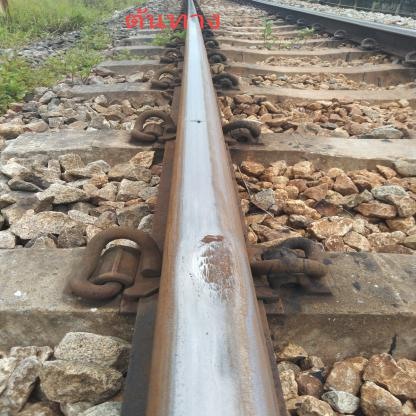
#> input picture datasetAnton/01_WheelBurn_Test_jpg.rf.44f39db113a48fecc4091571b17a198d.jpg, 416 x 416 px
$ python main16.py
#> lines starting #> are read from the running program, lines starting #| are printed output that depends on the picture; after the words box and inside, x2 and y2 are one past the last pixel; in counts of white or black regions, pixels touching at a corner belong together
import cv2
import numpy as np
import time
import matplotlib.pyplot as plt
start_time = time.time()
image = cv2.imread('datasetAnton/01_WheelBurn_Test_jpg.rf.44f39db113a48fecc4091571b17a198d.jpg')
#> image is the input picture: shape (416, 416, 3); mean B, G, R 121.1, 135.9, 147.3

hsv = cv2.cvtColor(image, cv2.COLOR_BGR2GRAY)
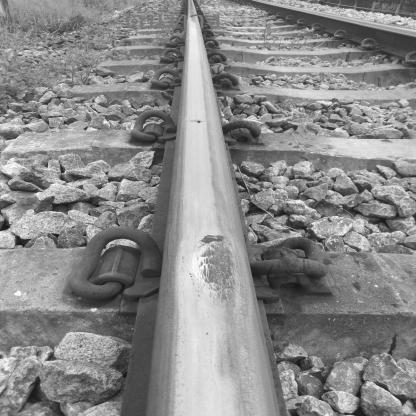
#> hsv: shape (416, 416); min 12, max 255, mean 137.6

start_point1 = (187, 0)
end_point1 = (145, 416)

start_point2 = (193, 0)
end_point2 = (288, 416)

mask = np.zeros_like(hsv)
cv2.fillPoly(mask, [np.array([start_point1, end_point1, end_point2, start_point2], dtype=np.int32)], 255)
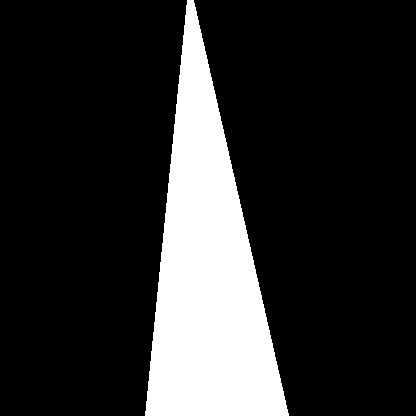
#> mask: shape (416, 416); 18.1% white; 1 white region, box (x1, y1, x2, y2) and area: (145, 0, 289, 416) 31408

defected_area = cv2.bitwise_and(hsv, mask)
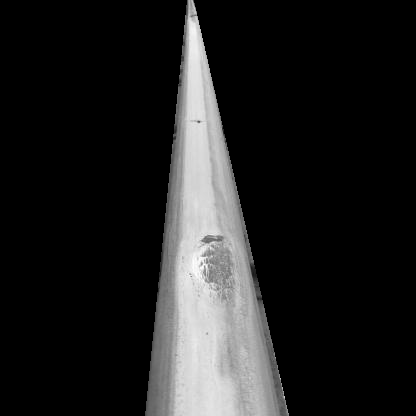
#> defected_area: shape (416, 416); min 0, max 254, mean 31.7


lower_threshold = 0  # Lower threshold for dark pixels
upper_threshold = 150  # Upper threshold for dark pixels

dark_mask = cv2.inRange(defected_area, lower_threshold, upper_threshold)
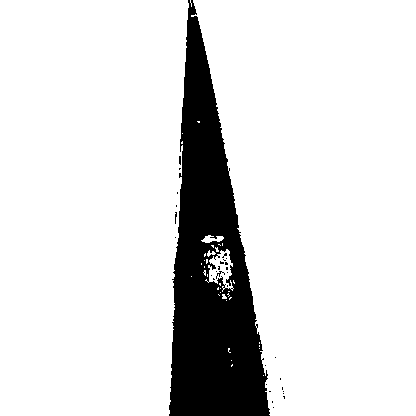
#> dark_mask: shape (416, 416); 86.9% white; 31 black regions (29 under 20 px), largest, box (x1, y1, x2, y2) and area: (169, 0, 270, 416) 22505, (216, 271, 225, 279) 20
detected = cv2.bitwise_and(image, image, mask=mask)
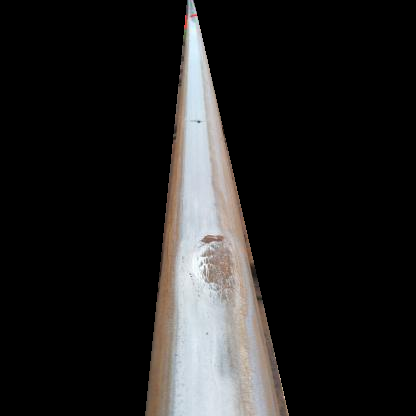
#> detected: shape (416, 416, 3); mean B, G, R 31, 31.5, 32.4
cv2.imshow('defected area', dark_mask)
cv2.waitKey(0)
cv2.destroyAllWindows()
#
kernel = cv2.getStructuringElement(cv2.MORPH_RECT, (3,3))
opening = cv2.morphologyEx(dark_mask, cv2.MORPH_OPEN, kernel, iterations=1)
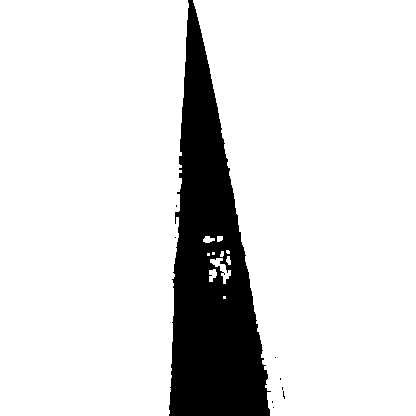
#> opening: shape (416, 416); 86.6% white; 9 black regions (8 under 20 px), largest, box (x1, y1, x2, y2) and area: (169, 0, 271, 416) 23125
# [20 lines of commented-out code are left out]

$ run again, with datasetAnton/001_Spalling_Train_jpg.rf.b5b6e435e05bc718c6e0303725a74101.jpg copied over datasetAnton/01_WheelBurn_Test_jpg.rf.44f39db113a48fecc4091571b17a198d.jpg
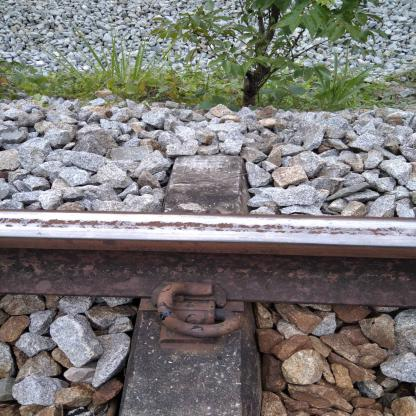
#> input picture datasetAnton/001_Spalling_Train_jpg.rf.b5b6e435e05bc718c6e0303725a74101.jpg, 416 x 416 px
#> image is the input picture: shape (416, 416, 3); mean B, G, R 118.9, 120.6, 123.3
#> mask: shape (416, 416); 18.1% white; 1 white region, box (x1, y1, x2, y2) and area: (145, 0, 289, 416) 31408
#> `dark_mask = cv2.inRange(defected_area, lower_threshold, upper_threshold)`:
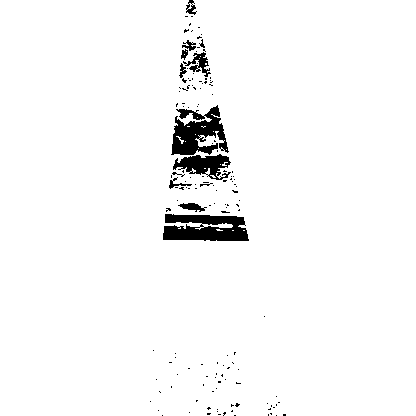
#> dark_mask: shape (416, 416); 96.8% white; 146 black regions (134 under 20 px), largest, box (x1, y1, x2, y2) and area: (163, 214, 249, 241) 1779, (171, 105, 229, 155) 1666, (173, 154, 231, 180) 831
#> `opening = cv2.morphologyEx(dark_mask, cv2.MORPH_OPEN, kernel, iteratio..`:
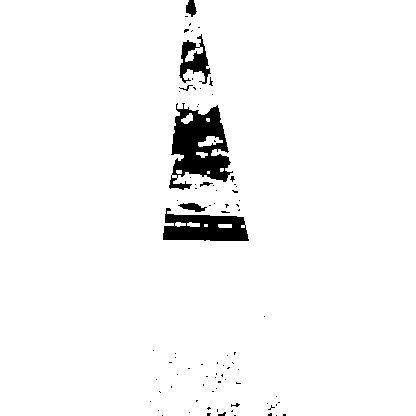
#> opening: shape (416, 416); 96.4% white; 86 black regions (79 under 20 px), largest, box (x1, y1, x2, y2) and area: (169, 103, 233, 190) 3069, (163, 208, 249, 241) 1874, (179, 34, 211, 84) 701

$ run again, with datasetAnton/001_WheelBurn_Train_jpg.rf.86ea8b752d223b3a7ef8a23587dfe30b.jpg copied over datasetAnton/01_WheelBurn_Test_jpg.rf.44f39db113a48fecc4091571b17a198d.jpg
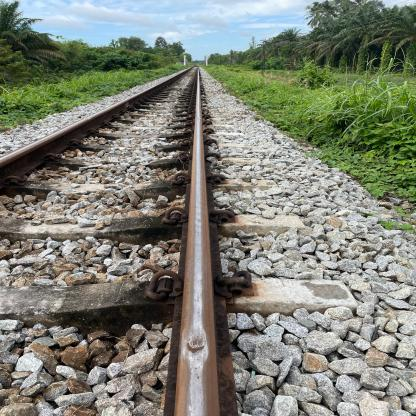
#> input picture datasetAnton/001_WheelBurn_Train_jpg.rf.86ea8b752d223b3a7ef8a23587dfe30b.jpg, 416 x 416 px
#> image is the input picture: shape (416, 416, 3); mean B, G, R 116.2, 128.9, 125.5
#> mask: shape (416, 416); 18.1% white; 1 white region, box (x1, y1, x2, y2) and area: (145, 0, 289, 416) 31408
#> `dark_mask = cv2.inRange(defected_area, lower_threshold, upper_threshold)`:
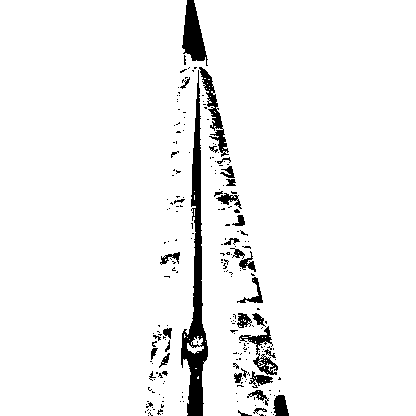
#> dark_mask: shape (416, 416); 95.2% white; 223 black regions (188 under 20 px), largest, box (x1, y1, x2, y2) and area: (181, 70, 208, 416) 3184, (182, 0, 208, 66) 945, (199, 67, 229, 157) 691
#> `opening = cv2.morphologyEx(dark_mask, cv2.MORPH_OPEN, kernel, iteratio..`:
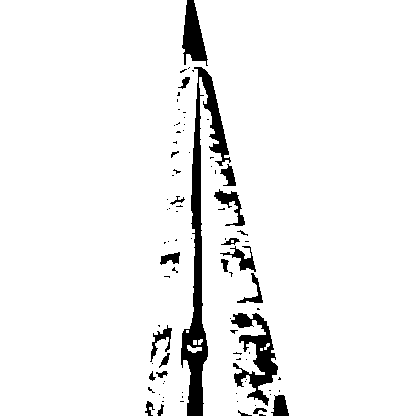
#> opening: shape (416, 416); 94.4% white; 87 black regions (64 under 20 px), largest, box (x1, y1, x2, y2) and area: (181, 67, 231, 416) 4338, (231, 313, 278, 406) 1733, (182, 0, 208, 66) 975

$ run again, with datasetAnton/002_Spalling_Train_jpg.rf.e06c4a306838e3c3711c3e22822ea7a3.jpg copied over datasetAnton/01_WheelBurn_Test_jpg.rf.44f39db113a48fecc4091571b17a198d.jpg
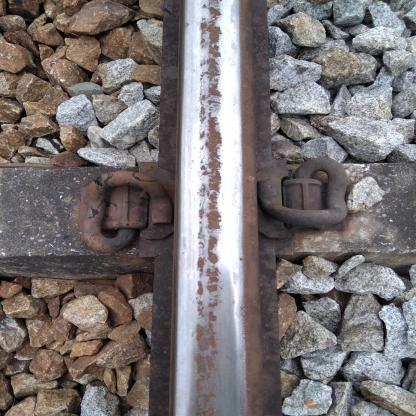
#> input picture datasetAnton/002_Spalling_Train_jpg.rf.e06c4a306838e3c3711c3e22822ea7a3.jpg, 416 x 416 px
#> image is the input picture: shape (416, 416, 3); mean B, G, R 115.6, 115.5, 121.8
#> mask: shape (416, 416); 18.1% white; 1 white region, box (x1, y1, x2, y2) and area: (145, 0, 289, 416) 31408
#> `dark_mask = cv2.inRange(defected_area, lower_threshold, upper_threshold)`:
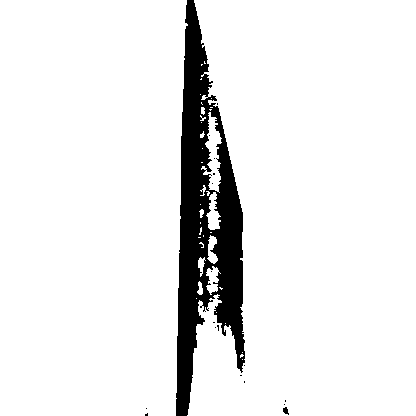
#> dark_mask: shape (416, 416); 91.8% white; 18 black regions (16 under 20 px), largest, box (x1, y1, x2, y2) and area: (176, 0, 245, 416) 14043, (283, 407, 289, 415) 30
#> `opening = cv2.morphologyEx(dark_mask, cv2.MORPH_OPEN, kernel, iteratio..`:
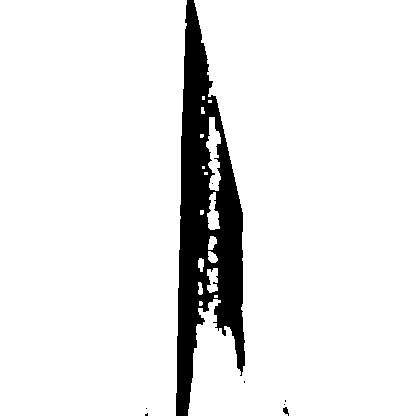
#> opening: shape (416, 416); 91.6% white; 8 black regions (6 under 20 px), largest, box (x1, y1, x2, y2) and area: (176, 0, 245, 416) 14563, (283, 407, 289, 416) 31
